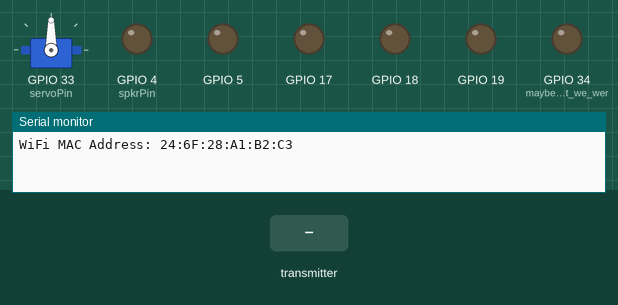
A sketch run on a simulated ESP32. Shown: servo, output pins drawn as LEDs (lit = HIGH), the last lines printed to the serial monitor. The test bench sets the inputs (shaded band).

Above: at 1.2 s.
1.3 s: the transmitter starts sending x = 0
At 1.9 s:
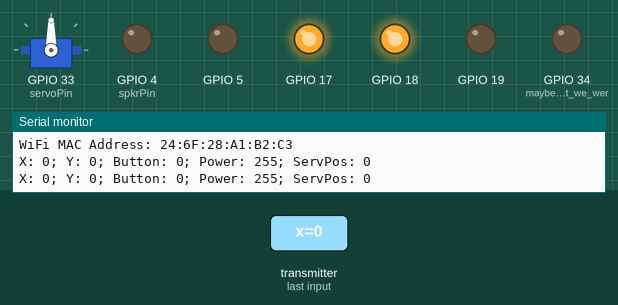
2.8 s: the transmitter starts sending y = 1024
At 3.1 s:
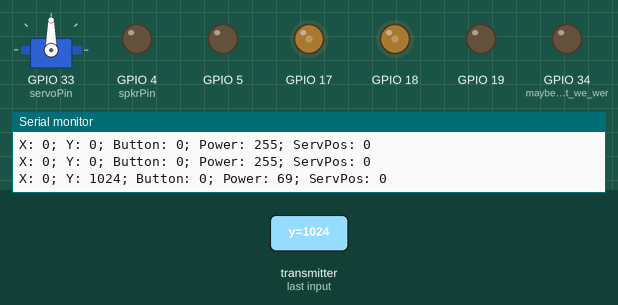
4.3 s: the transmitter starts sending button = 1
At 5.4 s:
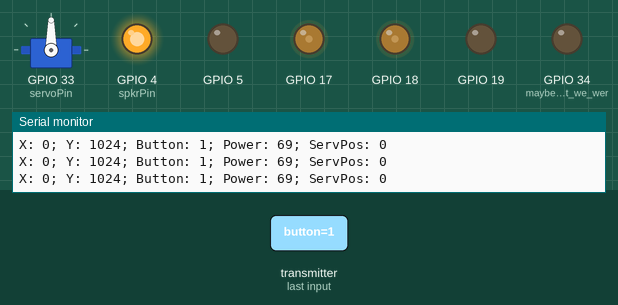
5.8 s: the transmitter starts sending y = 0
At 6.6 s:
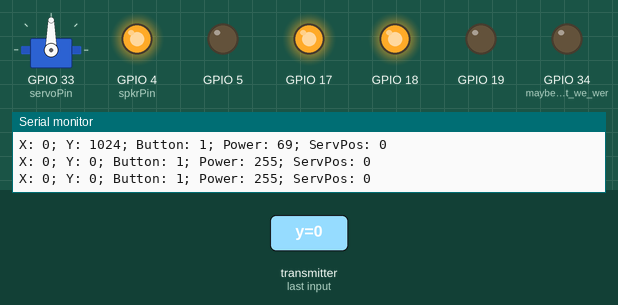
7.3 s: the transmitter starts sending button = 0
At 7.7 s:
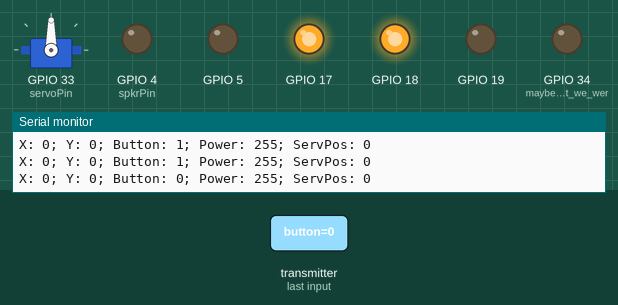
8.8 s: the transmitter starts sending y = 2048
At 10.0 s:
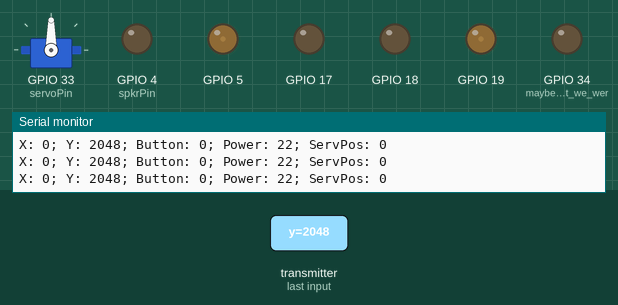
Timing chart, 0 to 11.3 s (numbered marks = the images above; inputs shaded):
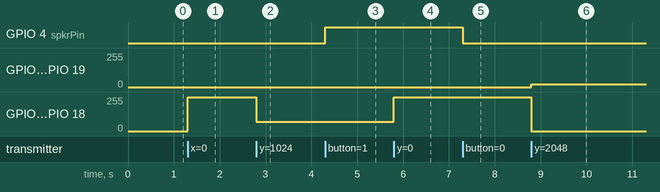

Measured:
- after the input at 1.3 s, GPIO 17, GPIO 18: 0/255 → 255/255 at once
- after the input at 2.8 s, GPIO 17, GPIO 18: 255/255 → 69/255 at once
- after the input at 4.3 s, GPIO 4 (spkrPin): LOW → HIGH at once
- after the input at 5.8 s, GPIO 17, GPIO 18: 69/255 → 255/255 at once
- after the input at 7.3 s, GPIO 4 (spkrPin): HIGH → LOW at once
- after the input at 8.8 s, GPIO 5, GPIO 19: 0/255 → 22/255 at once; GPIO 17, GPIO 18: 255/255 → 0/255 at once

The sketch:

car.ino
```cpp
#include <ESP32Servo.h>
#include <analogWrite.h>
#include <esp_now.h>
#include <WiFi.h>

#define servoPin 33
#define spkrPin 4

//Threshold values for Y axis dead zone
#define Y_LOW 1400
#define Y_HIGH 1850
Servo servo;
//struct with data to be recieved
typedef struct struct_message {
  int x;
  int y;
  bool button;
} struct_message;
struct_message myData;

void onDataRecv(const uint8_t * mac, const uint8_t *incomingData, int len) {
  memcpy(&myData, incomingData, sizeof(myData));
  //When data is recieved, store it in local variables x, y, and buttonState
  int x = myData.x;
  int y = myData.y;
  bool buttonState = myData.button;
  //Print recieved data to serial port. For debugging only; will be removed to reduce latency in final product.
  Serial.print("X: ");
  Serial.print(x);
  Serial.print("; Y: ");
  Serial.print(y);
  Serial.print("; Button: ");
  Serial.print(buttonState);

  //Convert recieved Y axis data to an 8-bit value, and write the value to the respective H-bridge pins
  byte power = 0;
  if (y <= Y_LOW) {
    power = map(y, 0, Y_LOW, 255, 0);
    analogWrite(19, LOW);
    analogWrite(18, power);
    analogWrite(5, LOW);
    analogWrite(17, power);
  } else if (y >= Y_HIGH) {
    power = map(y, Y_HIGH, 4096, 0, 255);
    analogWrite(19, power);
    analogWrite(18, LOW);
    analogWrite(5, power);
    analogWrite(17, LOW);
  }
  //Write 8-bit power value to serial port. For debugging only; will be removed to reduce latency in the final product.
  Serial.print("; Power: ");
  Serial.print(power);

  //Extra reassurance that if the joystick is in the center and not being moved, that the motors will not spin.
  if (power == 0) {
    analogWrite(19, LOW);
    analogWrite(18, LOW);
    analogWrite(5, LOW);
    analogWrite(17, LOW);
  }

  byte position = 90;
  if (x <= Y_LOW) {
    position = map(x, 0, Y_LOW, 0, 90);
  } else if (x >= Y_HIGH) {
    position = map(x, Y_HIGH, 4096, 90, 180);
  }
  //servo.write(position);
  Serial.print("; ServPos: ");
  Serial.println(position);
  if (buttonState == 1) {
    analogWrite(spkrPin, 255);
  }
  else {
    analogWrite(spkrPin, 0);
  }


}

//Because of the way the ESPNOW protocol works, the connection is always maintained and the method never completes. Thus, there is no need for a loop method, only a setup method.
void setup() {
  //Define pins for the H-bridge connections and set them to low, because some of them start high.
  pinMode(19, OUTPUT);
  pinMode(18, OUTPUT);
  pinMode(5, OUTPUT);
  pinMode(17,OUTPUT);
  digitalWrite(19, LOW);
  digitalWrite(18, LOW);
  digitalWrite(5, LOW);
  digitalWrite(17, LOW);
  pinMode(34, OUTPUT);					//maybe this is what we were missing?
  servo.attach(servoPin);
  //Open debug serial port. Will be removed in the final product.
  Serial.begin(115200);

  //Set the Wifi chipset mode to station, return the MAC address on the serial port, and initialize ESPNOW.
  WiFi.mode(WIFI_MODE_STA);
  Serial.println("WiFi MAC Address: " + WiFi.macAddress());
  if (esp_now_init() != ESP_OK) {
    Serial.println("Error initializing ESP-NOW");
    return;
  }

  //Execute callback function onDataRecv when data is recieved
  esp_now_register_recv_cb(onDataRecv);
}


//Loop method does nothing but needs to be declared.
void loop() {

}
```
